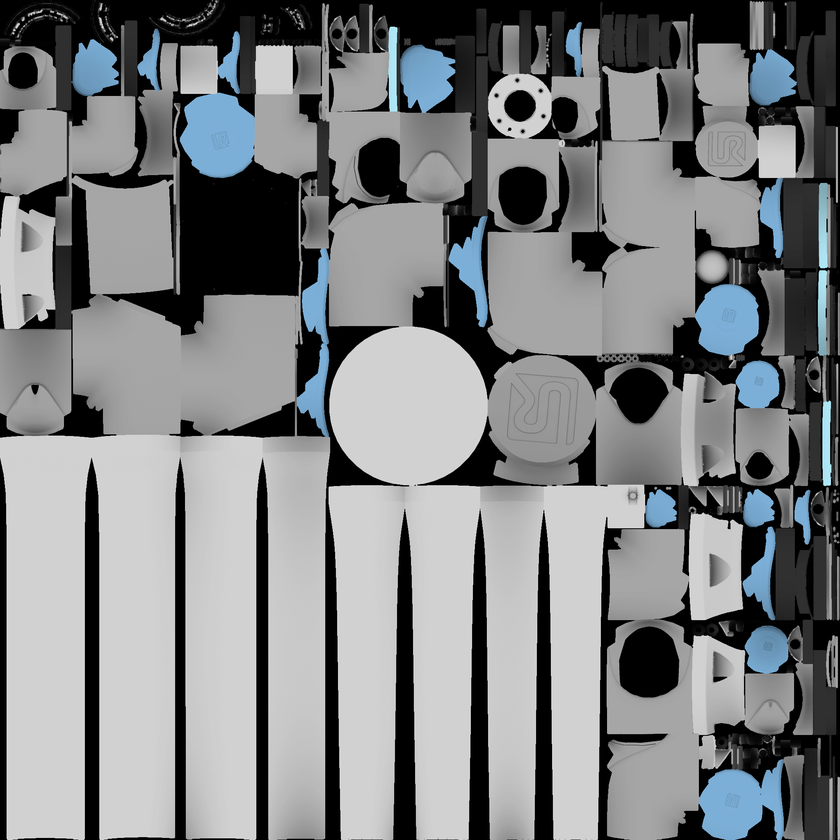
#> input picture assets/ur20_screw_station/scene_assets/UR20_DIFF_8bit_2K.png, 840 x 840 px, shrunk from 2048 x 2048 before the run
$ python -i ur20_vision.py   (imports and definitions only)
#> lines starting #> are read from the running program, lines starting #| are printed output that depends on the picture; after the words box and inside, x2 and y2 are one past the last pixel; in counts of white or black regions, pixels touching at a corner belong together
"""Fast, training-free visual cues for the UR20 screw-seating scene."""

from __future__ import annotations

from dataclasses import asdict, dataclass
from typing import Any

import cv2
import numpy as np

TOOL_TIP_UV_256 = (84.7, 67.3)
AGENTVIEW_SCREW_ROI_256 = (104, 146, 48, 48)
SCREW_HEAD_TOP_Z_M = 0.153


@dataclass(frozen=True)
class ScrewDetection:
    center_px: tuple[float, float] | None
    bbox_xywh: tuple[int, int, int, int] | None
    visible: bool
    confidence: float
    candidate_count: int


@dataclass(frozen=True)
class VisionEstimate:
    resolution: tuple[int, int]
    agentview_screw: ScrewDetection
    wristview_screw: ScrewDetection
    wristview_tool_tip_px: tuple[float, float]
    wristview_tool_tip_source: str
    wristview_tool_tip_visible: bool
    wristview_tool_tip_confidence: float
    wristview_screw_minus_tip_px: tuple[float, float] | None
    processing_ms: float

    def to_dict(self) -> dict[str, Any]:
        return asdict(self)


def _rgb_to_hsv(rgb: np.ndarray) -> np.ndarray:
    image = np.asarray(rgb)
    if image.ndim != 3 or image.shape[2] != 3 or image.dtype != np.uint8:
        raise ValueError("expected an HxWx3 uint8 RGB image")
    return cv2.cvtColor(image, cv2.COLOR_RGB2HSV)
#> returned value: shape (840, 840, 3); mean H, S, V 6.2, 6.3, 130.2


def detect_screw_head(
    rgb: np.ndarray, roi_xywh: tuple[int, int, int, int] | None = None
) -> ScrewDetection:
    """Find a compact, low-saturation metal component without scene-state inputs."""
    hsv = _rgb_to_hsv(rgb)
    full_height, full_width = hsv.shape[:2]
#> full_height = 840; full_width = 840
    offset_x = offset_y = 0
    if roi_xywh is not None:
        scale_x, scale_y = full_width / 256.0, full_height / 256.0
        roi_x, roi_y, roi_width, roi_height = roi_xywh
        offset_x, offset_y = int(round(roi_x * scale_x)), int(round(roi_y * scale_y))
        width, height = int(round(roi_width * scale_x)), int(round(roi_height * scale_y))
        hsv = hsv[offset_y:offset_y + height, offset_x:offset_x + width]
        if hsv.size == 0:
            return ScrewDetection(None, None, False, 0.0, 0)
    height, width = hsv.shape[:2]
#> height = 840; width = 840
    image_area = height * width
#> image_area = 705600
    mask = cv2.inRange(hsv, np.array([0, 0, 55 if roi_xywh is not None else 75], dtype=np.uint8),
                       np.array([179, 105, 255], dtype=np.uint8))
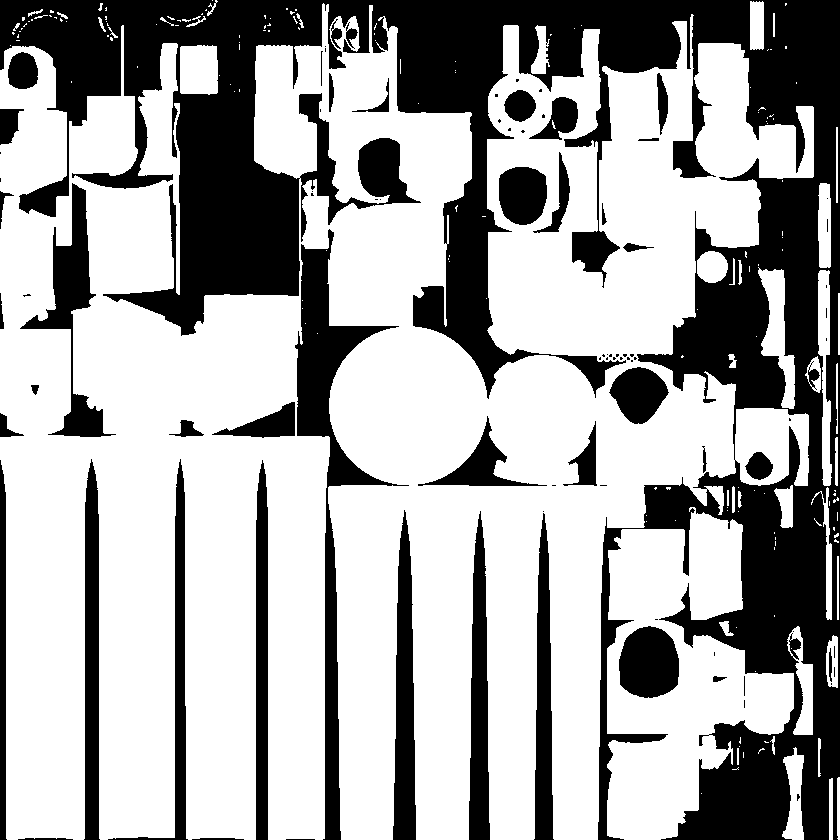
#> mask: shape (840, 840); 65.5% white; 90 black regions (47 under 20 px), largest, box (x1, y1, x2, y2) and area: (0, 0, 840, 840) 175492, (295, 229, 409, 840) 12524, (20, 183, 116, 437) 5386
    count, labels, stats, centers = cv2.connectedComponentsWithStats(mask, connectivity=8)
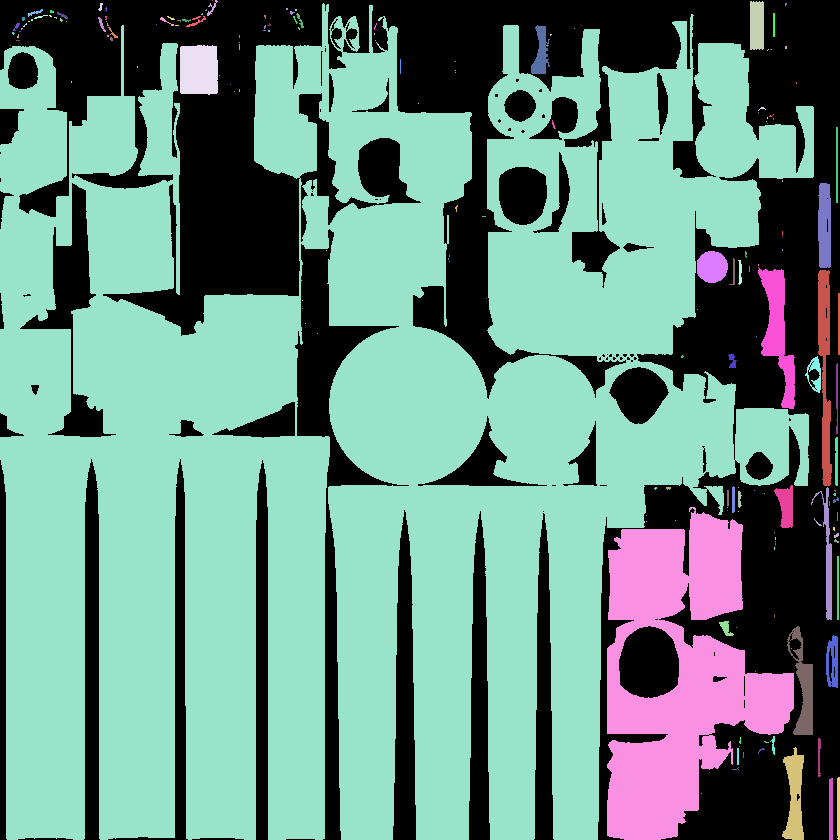
#> labels: shape (840, 840) int32; 175 distinct labels, from 0 to 174; one colour per label, 0 black
#> count = 175; stats = 175 rows, first 6: [0, 0, 840, 840, 243234], [212, 0, 1, 1, 1], [207, 0, 11, 16, 49], [750, 1, 14, 49, 671], [98, 3, 5, 8, 21], [0, 3, 814, 837, 412315]; centers = 175 pairs, first value 10 to 838.5, second value 0 to 808.7
    min_area = max(8, int(image_area * 0.00025))
#> min_area = 176
    max_area = int(image_area * (0.12 if roi_xywh is not None else 0.015))
#> max_area = 10584
    candidates: list[tuple[float, int, tuple[int, int, int, int], tuple[float, float]]] = []

    for index in range(1, count):
        x, y, box_width, box_height, area = (int(value) for value in stats[index])
        if area < min_area or area > max_area:
            continue
        if box_width < 3 or box_height < 3:
            continue
        if box_width > full_width * 0.14 or box_height > full_height * 0.14:
            continue
        aspect = box_width / box_height
        if not 0.3 <= aspect <= 3.0:
            continue

        component = np.uint8(labels[y:y + box_height, x:x + box_width] == index) * 255
        contours, _ = cv2.findContours(component, cv2.RETR_EXTERNAL, cv2.CHAIN_APPROX_SIMPLE)
        if not contours:
            continue
        contour = max(contours, key=cv2.contourArea)
        perimeter = cv2.arcLength(contour, True)
        contour_area = cv2.contourArea(contour)
        if perimeter <= 0 or contour_area <= 0:
            continue
        compactness = min(1.0, 4.0 * np.pi * contour_area / (perimeter * perimeter))
        square_like = float(np.exp(-abs(np.log(aspect))))
        area_score = min(1.0, area / max(1.0, image_area * 0.001))
        full_x, full_y = x + offset_x, y + offset_y
        edge_penalty = 0.65 if (
            full_x == 0 or full_y == 0 or full_x + box_width >= full_width
            or full_y + box_height >= full_height
        ) else 1.0
        confidence = float(np.clip((0.48 * square_like + 0.27 * compactness +
                                    0.25 * area_score) * edge_penalty, 0.0, 1.0))
        candidates.append((confidence, area,
                           (x + offset_x, y + offset_y, box_width, box_height),
                           (float(centers[index][0] + offset_x),
                            float(centers[index][1] + offset_y))))
#> this loop made 174 passes
#> after the loop, candidates = [(0.436, 529, (531, 25, 19, 49), (540.6, 52.13)), (0.817, 1817, (180, 45, 38, 50), (198.4, 69.52)), (0.959, 794, (697, 251, 31, 32), (711.7, 266.5)), (0.453, 257, (805, 356, 16, 37), (814.8, 373.7)), (0.519, 533, (774, 485, 19, 43), (785.6, 505.7))]

    if not candidates:
        return ScrewDetection(None, None, False, 0.0, 0)

    candidates.sort(key=lambda candidate: (candidate[0], candidate[1]), reverse=True)
    confidence, _, bbox, center = candidates[0]
#> confidence = 0.959; bbox = (697, 251, 31, 32); center = (711.7, 266.5)
    visible = confidence >= 0.35
#> visible = True
    return ScrewDetection(center if visible else None, bbox if visible else None,
                          visible, confidence, len(candidates))


# [69 lines left out: functions _tool_tip_visibility, estimate_pair, project_pixel_to_plane, not called in this run]

>>> import cv2
>>> picture = cv2.cvtColor(cv2.imread('../assets/ur20_screw_station/scene_assets/UR20_DIFF_8bit_2K.png'), cv2.COLOR_BGR2RGB)
>>> result = detect_screw_head(picture)
